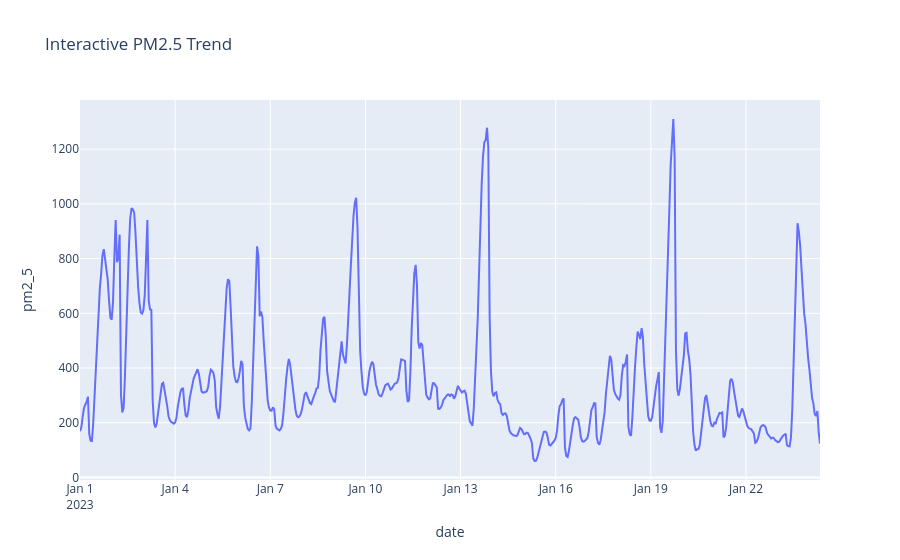

This figure's notebook cell:
### Code cell
fig=px.line(df,
            x="date",
            y="pm2_5",
            title="Interactive PM2.5 Trend")

fig.show()

### Figure 1 — Plotly figure (JSON) as saved in the notebook; plotly's stock layout.template omitted (floating-point values rounded to 4 significant figures; data arrays with more than 128 entries replaced by an {"elided": "..."} marker saying what was removed)
{"data": [{"hovertemplate": "date=%{x}<br>pm2_5=%{y}<extra></extra>", "legendgroup": "", "line": {"color": "#636efa", "dash": "solid"}, "marker": {"symbol": "circle"}, "mode": "lines", "name": "", "orientation": "v", "showlegend": false, "type": "scatter", "x": {"elided": "561 str values"}, "xaxis": "x", "y": {"elided": "561 float values"}, "yaxis": "y"}], "layout": {"legend": {"tracegroupgap": 0}, "title": {"text": "Interactive PM2.5 Trend"}, "xaxis": {"anchor": "y", "domain": [0, 1], "title": {"text": "date"}}, "yaxis": {"anchor": "x", "domain": [0, 1], "title": {"text": "pm2_5"}}}}
